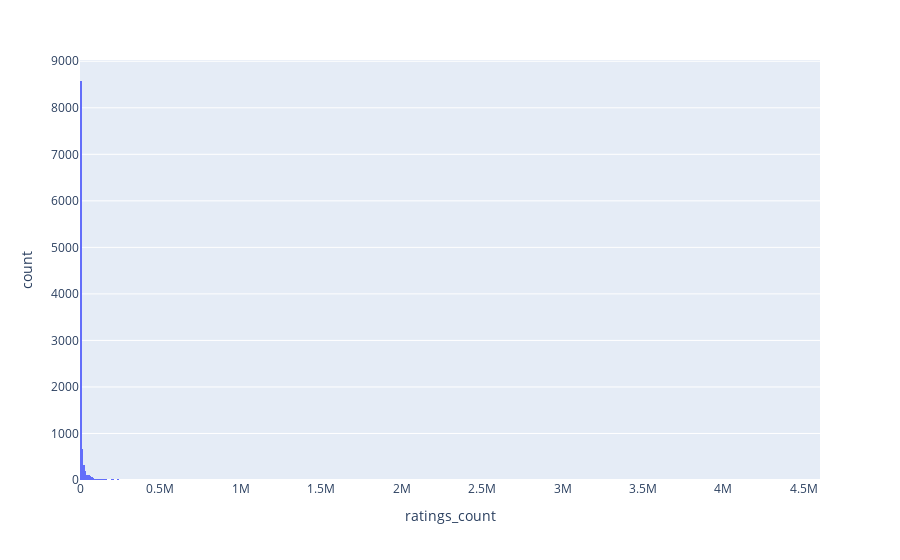

Notebook code for this chart:
### Code cell
fig = px.histogram(df, x="ratings_count")
fig.show()

### Figure 1 — Plotly figure (JSON) as saved in the notebook; plotly's stock layout.template omitted (floating-point values rounded to 4 significant figures; data arrays with more than 128 entries replaced by an {"elided": "..."} marker saying what was removed)
{"data": [{"alignmentgroup": "True", "bingroup": "x", "hovertemplate": "ratings_count=%{x}<br>count=%{y}<extra></extra>", "legendgroup": "", "marker": {"color": "#636efa", "pattern": {"shape": ""}}, "name": "", "offsetgroup": "", "orientation": "v", "showlegend": false, "type": "histogram", "x": {"elided": "10526 int values"}, "xaxis": "x", "yaxis": "y"}], "layout": {"barmode": "relative", "legend": {"tracegroupgap": 0}, "margin": {"t": 60}, "xaxis": {"anchor": "y", "domain": [0, 1], "title": {"text": "ratings_count"}}, "yaxis": {"anchor": "x", "domain": [0, 1], "title": {"text": "count"}}}}
